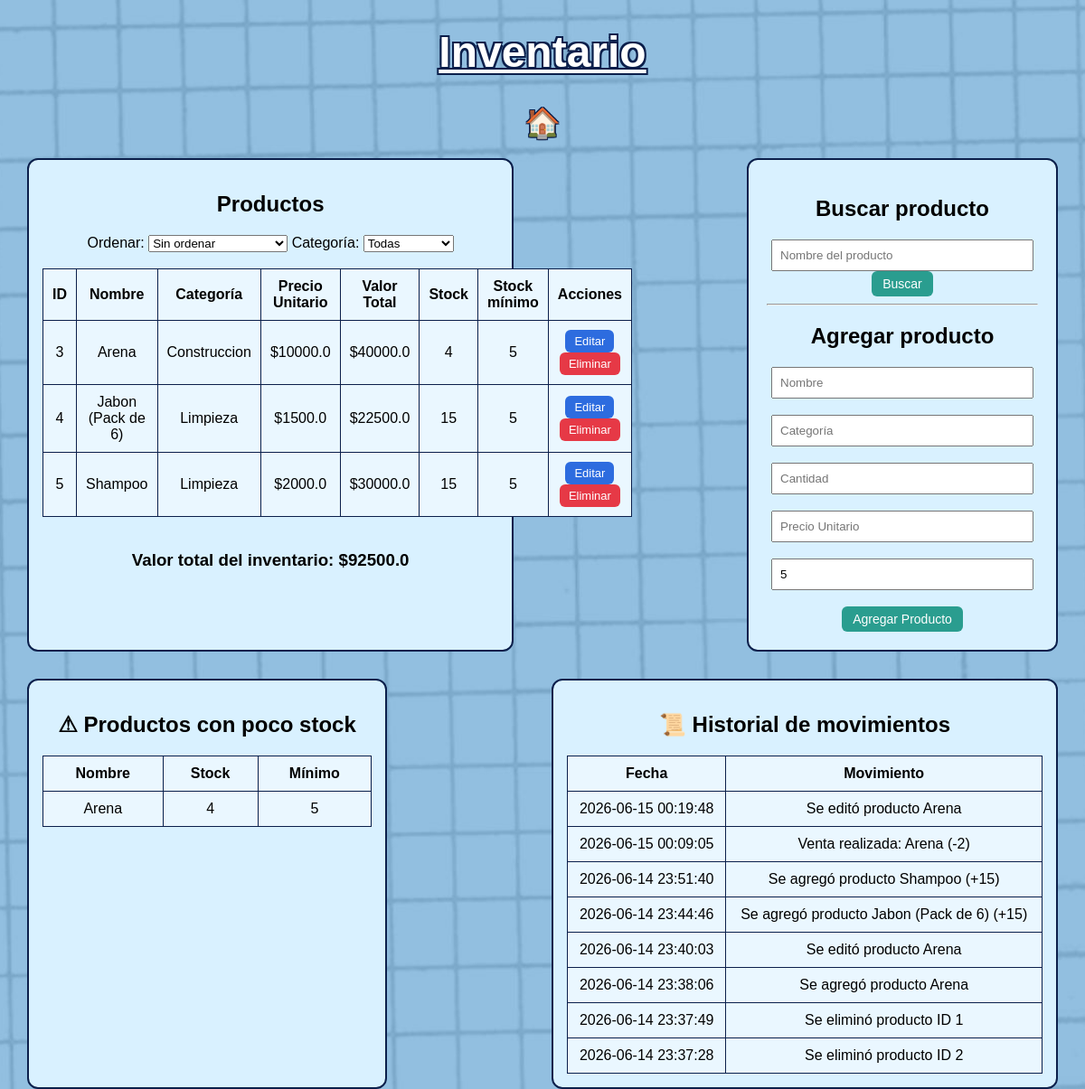
The app's page /inventario, older data.
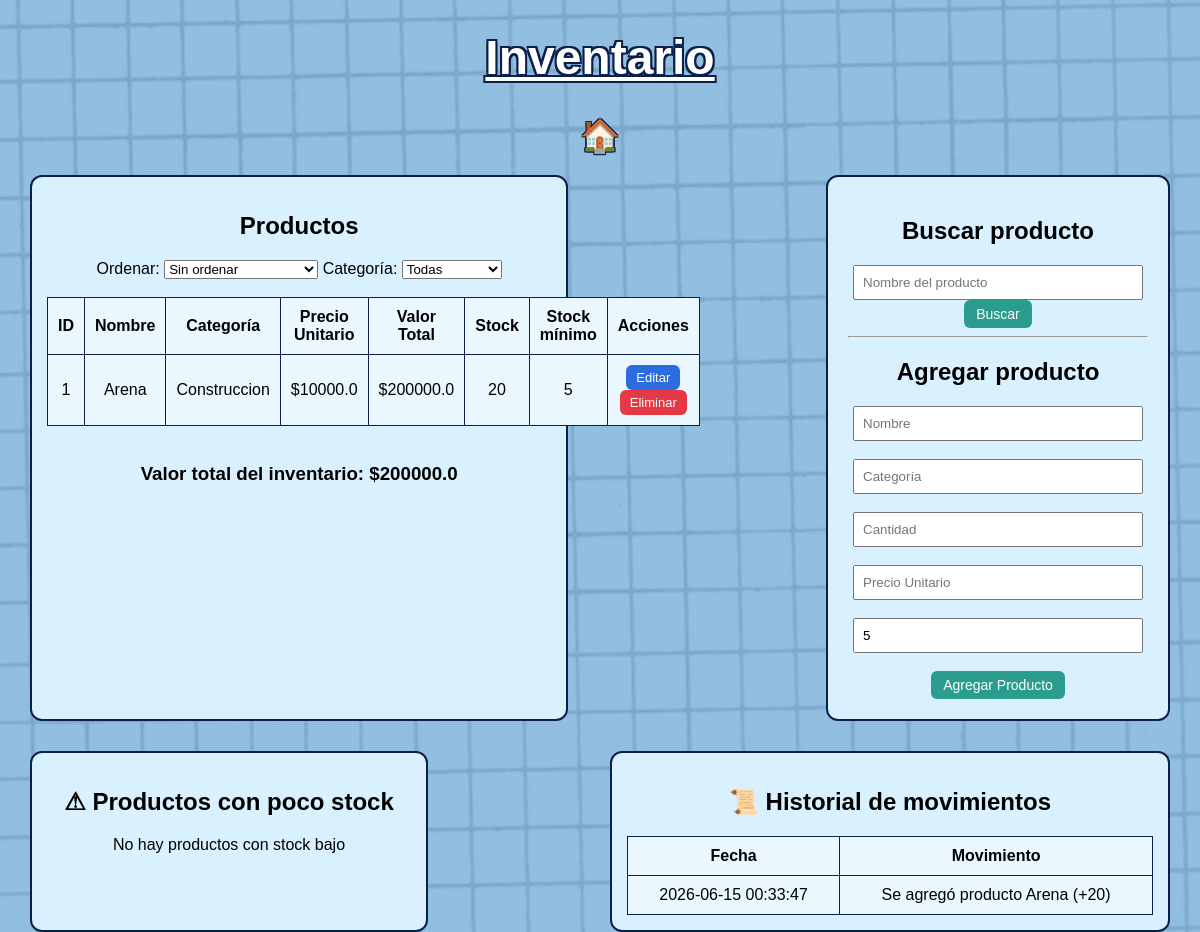
The same page, newer data.
### tables this page shows
CREATE TABLE productos (
    id INTEGER PRIMARY KEY AUTOINCREMENT,
    nombre TEXT NOT NULL,
    categoria TEXT NOT NULL,
    precio_unitario REAL NOT NULL,
    cantidad INTEGER NOT NULL,
    stock_minimo INTEGER NOT NULL
);

CREATE TABLE movimientos (
    id INTEGER PRIMARY KEY AUTOINCREMENT,
    descripcion TEXT NOT NULL,
    fecha TEXT DEFAULT CURRENT_TIMESTAMP
);

### app.py (the view)
@app.route("/inventario")
def pagina_inventario():
    nombre_busqueda = request.args.get("buscar")
    conn = conectar_db()
    cursor = conn.cursor()
    if nombre_busqueda:
        cursor.execute("""
            SELECT * FROM productos
            WHERE LOWER(nombre) LIKE ?
        """, ('%' + nombre_busqueda.lower() + '%',))
    else:
        cursor.execute("SELECT * FROM productos")
    productos = cursor.fetchall()
    cursor.execute("""
        SELECT * FROM productos
        WHERE cantidad < stock_minimo
    """)
    productos_poco_stock = cursor.fetchall()
    cursor.execute("""
        SELECT SUM(precio_unitario * cantidad) as total
        FROM productos
    """)
    valor_total = cursor.fetchone()["total"] or 0
    cursor.execute("""
        SELECT * FROM movimientos
        ORDER BY id DESC
        LIMIT 10
    """)
    movimientos = cursor.fetchall()
    cursor.execute("""
        SELECT DISTINCT categoria
        FROM productos
        ORDER BY categoria
    """)
    categorias = cursor.fetchall()
    conn.close()
    return render_template(
        "inventario.html",
        productos=productos,
        productos_poco_stock=productos_poco_stock,
        valor_total=valor_total,
        movimientos=movimientos,
        categorias=categorias
    )

### app.py (called while the page is built)
def conectar_db():
    conn = sqlite3.connect("inventario.db")
    conn.row_factory = sqlite3.Row
    return conn

### templates/inventario.html (shortened to what this page needs)
<!DOCTYPE html>
<html lang="es">
<head>
    <link rel="stylesheet"
          href="{{ url_for('static', filename='css/style.css') }}">
</head>
<body class="inventario">
    <h1 class="titulo">Inventario</h1>
    <a href="/" class="home-link">🏠</a>
    <div class="contenedor-principal">
        <div class="tabla-productos">
            <h2>Productos</h2>
            <div class="filtros">
                <label>Ordenar:</label>
                <select id="ordenar" onchange="aplicarFiltros()">
                    <option value="">Sin ordenar</option>
                </select>
                <label>Categoría:</label>
                <select id="categoria" onchange="aplicarFiltros()">
                    <option value="">Todas</option>
                </select>
            </div>
            <br>
            <table border="1" id="tablaProductos">
                <tr>
                    <th>ID</th>
                    <th>Nombre</th>
                    <th>Categoría</th>
                    <th>Precio Unitario</th>
                    <th>Valor Total</th>
                    <th>Stock</th>
                    <th>Stock mínimo</th>
                    <th>Acciones</th>
                </tr>
                {% for producto in productos %}
                <tr>
                    <td>{{ producto["id"] }}</td>
                    <td>{{ producto["nombre"] }}</td>
                    <td>{{ producto["categoria"] }}</td>
                    <td>${{ producto["precio_unitario"] }}</td>
                    <td>${{ producto["precio_unitario"] * producto["cantidad"] }}</td>
                    <td>{{ producto["cantidad"] }}</td>
                    <td>{{ producto["stock_minimo"] }}</td>
                    <td>
                        <button type="button"
                            class="btn-editar"
                            data-id="{{ producto['id'] }}"
                            data-nombre="{{ producto['nombre'] }}"
                            data-categoria="{{ producto['categoria'] }}"
                            data-precio="{{ producto['precio_unitario'] }}"
                            data-cantidad="{{ producto['cantidad'] }}">
                            Editar
                        </button>
                        <form action="/eliminar_producto/{{ producto['id'] }}"
                              method="POST"
                              style="display:inline;">
                            <button type="submit"
                                    onclick="return confirm('¿Seguro que querés eliminar este producto?')">
                                Eliminar
                            </button>
                        </form>
                    </td>
                </tr>
                {% endfor %}
            </table>
            <br>
            <h3>
                Valor total del inventario:
                ${{ valor_total }}
            </h3>
        </div>
        <div class="panel-lateral">
            <h2>Buscar producto</h2>
            <form method="GET" action="/inventario">
                <input type="text"
                       name="buscar"
                       placeholder="Nombre del producto">
                <button type="submit">Buscar</button>
            </form>
            <hr>
            <h2>Agregar producto</h2>
            <form method="POST" action="/agregar-producto">
                <input type="text" name="nombre" placeholder="Nombre" required>
                <br><br>
                <input type="text" name="categoria" placeholder="Categoría" required>
                <br><br>
                <input type="number" name="cantidad" placeholder="Cantidad" required>
                <br><br>
                <input type="number" step="0.01" name="precio_unitario" placeholder="Precio Unitario" required>
                <br><br>
                <input type="number" name="stock_minimo" placeholder="Stock mínimo" value="5" required>
                <br><br>
                <button type="submit">Agregar Producto</button>
            </form>
        </div>
    </div>
    <div class="footer-inventario">
        <div class="stock-bajo">
            <h2>⚠ Productos con poco stock</h2>
            {% if productos_poco_stock|length == 0 %}
                <p>No hay productos con stock bajo</p>
            {% else %}
                <table border="1">
                    <tr>
                        <th>Nombre</th>
                        <th>Stock</th>
                        <th>Mínimo</th>
                    </tr>
                    {% for producto in productos_poco_stock %}
                    <tr>
                        <td>{{ producto["nombre"] }}</td>
                        <td>{{ producto["cantidad"] }}</td>
                        <td>{{ producto["stock_minimo"] }}</td>
                    </tr>
                    {% endfor %}
                </table>
            {% endif %}
        </div>
        <div class="historial">
            <h2>📜 Historial de movimientos</h2>
            {% if movimientos|length == 0 %}
                <p>No hay movimientos registrados.</p>
            {% else %}
                <table border="1">
                    <tr>
                        <th>Fecha</th>
                        <th>Movimiento</th>
                    </tr>
                    {% for movimiento in movimientos %}
                    <tr>
                        <td>{{ movimiento["fecha"] }}</td>
                        <td>{{ movimiento["descripcion"] }}</td>
                    </tr>
                    {% endfor %}
                </table>
            {% endif %}
        </div>
    </div>
</body>
</html>

### static/css/style.css (style rules this page uses)
body { margin: 0; min-height: 100vh; display: flex; flex-direction: column; align-items: center; text-align: center; background-color: #f5f5f5; font-family: 'Dancing Script', sans-serif; justify-content: flex-start; }
h1 { margin-top: 120px; font-size: 65px; color: white; text-decoration: underline; text-shadow: -2px -2px 0 #0b1f4b, 2px -2px 0 #0b1f4b, -2px 2px 0 #0b1f4b, 2px 2px 0 #0b1f4b, 0px 0px 6px #0b1f4b; }
.titulo { text-align: center; font-size: 48px; margin-top: 30px; color: white; text-shadow: -2px -2px 0 #0b1f4b, 2px -2px 0 #0b1f4b, -2px 2px 0 #0b1f4b, 2px 2px 0 #0b1f4b; }
.tabla-productos, .stock-bajo { width: 65%; background-color: #d9f1ff; border: 2px solid #0b1f4b; border-radius: 12px; padding: 15px; }
.tabla-productos table, .stock-bajo table { width: 100%; border-collapse: collapse; background-color: #eaf7ff; }
.tabla-productos th, .tabla-productos td, .stock-bajo th, .stock-bajo td { border: 1px solid #0b1f4b; padding: 10px; text-align: center; }
.panel-lateral { width: 300px; padding: 20px; border: 2px solid #0b1f4b; border-radius: 12px; background-color: #d9f1ff; }
.panel-lateral input { width: 90%; padding: 8px; }
button { border: none; padding: 5px 10px; border-radius: 6px; cursor: pointer; font-family: 'Dancing Script', sans-serif; font-size: 14px; transition: 0.2s; }
button[type="button"] { background-color: #2d6cdf; color: white; font-size: 13px; padding: 5px 10px; }
form button { background-color: #e63946; color: white; font-size: 13px; padding: 5px 10px; }
.panel-lateral form button { width: auto; padding: 6px 12px; font-size: 14px; background-color: #2a9d8f; color: white; }
.home-link { font-size: 32px; text-decoration: none; color: white; text-shadow: -1px -1px 0 #0b1f4b, 1px -1px 0 #0b1f4b, -1px 1px 0 #0b1f4b, 1px 1px 0 #0b1f4b; }
.inventario { background-image: url("/static/img/fondo2.jpg"); background-size: cover; background-position: center; background-repeat: no-repeat; min-height: 100vh; margin: 0; }
.historial { background-color: #d9f1ff; border: 2px solid #0b1f4b; border-radius: 12px; padding: 15px; margin: 0; }
.historial table { width: 100%; border-collapse: collapse; background-color: #eaf7ff; }
.historial th, .historial td { border: 1px solid #0b1f4b; padding: 10px; text-align: center; }
.contenedor-principal { display: grid; grid-template-columns: 3fr 1fr; gap: 20px; width: 95%; margin-top: 20px; }
.footer-inventario { display: grid; grid-template-columns: 1fr 1fr; gap: 20px; width: 95%; margin-top: 30px; }

Row changes from the older to the newer data that the page shows:
removed productos: id "3", nombre "Arena", categoria "Construccion", precio_unitario "10000.0", producto['precio_unitario']*producto['cantidad'] "40000.0", cantidad "4", stock_minimo "5"
removed productos: id "4", nombre "Jabon (Pack de 6)", categoria "Limpieza", precio_unitario "1500.0", producto['precio_unitario']*producto['cantidad'] "22500.0", cantidad "15", stock_minimo "5", shown under "Productos"
removed productos: id "5", nombre "Shampoo", categoria "Limpieza", precio_unitario "2000.0", producto['precio_unitario']*producto['cantidad'] "30000.0", cantidad "15", stock_minimo "5", shown under "Productos"
removed movimientos: fecha "2026-06-15 00:19:48", descripcion "Se editó producto Arena"
removed movimientos: fecha "2026-06-15 00:09:05", descripcion "Venta realizada: Arena (-2)"
removed movimientos: fecha "2026-06-14 23:51:40", descripcion "Se agregó producto Shampoo (+15)"
removed movimientos: fecha "2026-06-14 23:44:46", descripcion "Se agregó producto Jabon (Pack de 6) (+15)"
removed movimientos: fecha "2026-06-14 23:40:03", descripcion "Se editó producto Arena"
removed movimientos: fecha "2026-06-14 23:38:06", descripcion "Se agregó producto Arena"
removed movimientos: fecha "2026-06-14 23:37:49", descripcion "Se eliminó producto ID 1"
added productos: id "1", nombre "Arena", categoria "Construccion", precio_unitario "10000.0", producto['precio_unitario']*producto['cantidad'] "200000.0", cantidad "20", stock_minimo "5", shown under "Productos"
changed movimientos: fecha "2026-06-14 23:37:28" → "2026-06-15 00:33:47"; descripcion "Se eliminó producto ID 2" → "Se agregó producto Arena (+20)"
Text that changed along with them:
{{ valor_total }}: "92500.0" → "200000.0"
text no longer shown: "Nombre Stock Mínimo"
text now shown: "No hay productos con stock bajo"
